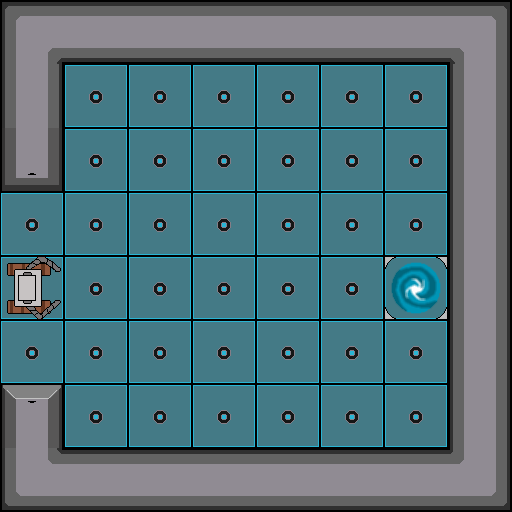

Below is a game level as drawn by its tile map, then a one-line description and the .tmx file that defines it, in full:
An orthogonal 8x8 tile map with 64x64 px tiles, 2 tile layers (map, objectives), 12 tilesets.

<map version="1.0" tiledversion="1.1.5" orientation="orthogonal" renderorder="right-down" width="8" height="8" tilewidth="64" tileheight="64" infinite="0" nextobjectid="1">
 <tileset firstgid="1" source="tile_set_2.tsx" />
 <tileset firstgid="2" source="corner_top_left.tsx" />
 <tileset firstgid="3" source="corner_bottom_right.tsx" />
 <tileset firstgid="4" source="horizontal-wall-left-start.tsx" />
 <tileset firstgid="5" source="vertical-wall-start.tsx" />
 <tileset firstgid="6" source="horizontal_wall.tsx" />
 <tileset firstgid="7" source="corner_top_right.tsx" />
 <tileset firstgid="8" source="vertical_wall.tsx" />
 <tileset firstgid="9" source="top_down_character.tsx" />
 <tileset firstgid="10" source="corner_bottom_left.tsx" />
 <tileset firstgid="11" source="checkpoint.tsx" />
 <tileset firstgid="12" source="vertical-wall-end.tsx" />
 <layer name="map" width="8" height="8">
  <data encoding="csv">
2,6,6,6,6,6,6,7,
8,1,1,1,1,1,1,8,
12,1,1,1,1,1,1,8,
1,1,1,1,1,1,1,8,
1,1,1,1,1,1,1,8,
1,1,1,1,1,1,1,8,
5,1,1,1,1,1,1,8,
10,6,6,6,6,6,6,3
</data>
 </layer>
 <layer name="objectives" width="8" height="8">
  <data encoding="csv">
0,0,0,0,0,0,0,0,
0,0,0,0,0,0,0,0,
0,0,0,0,0,0,0,0,
0,0,0,0,0,0,0,0,
9,0,0,0,0,0,11,0,
0,0,0,0,0,0,0,0,
0,0,0,0,0,0,0,0,
0,0,0,0,0,0,0,0
</data>
 </layer>
</map>